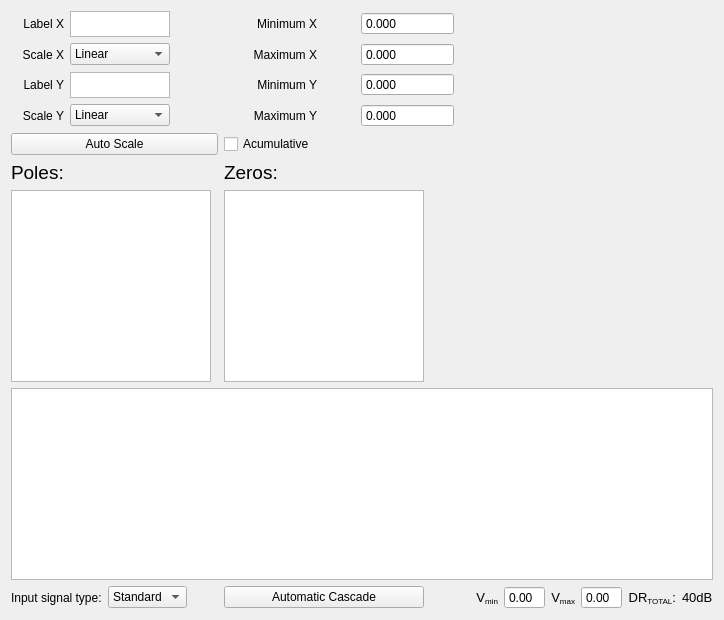
      <widget class="QWidget" name="tab_stages">
       <attribute name="title">
        <string>Stages</string>
       </attribute>
       <layout class="QGridLayout" name="gridLayout_16">
        <item row="0" column="0">
         <widget class="QLabel" name="label_78">
          <property name="text">
           <string>Label X</string>
          </property>
          <property name="alignment">
           <set>Qt::AlignRight|Qt::AlignTrailing|Qt::AlignVCenter</set>
          </property>
         </widget>
        </item>
        <item row="0" column="1" colspan="3">
         <widget class="QTextEdit" name="label_x_stages">
          <property name="maximumSize">
           <size>
            <width>100</width>
            <height>26</height>
           </size>
          </property>
         </widget>
        </item>
        <item row="0" column="4" colspan="2">
         <widget class="QLabel" name="label_76">
          <property name="maximumSize">
           <size>
            <width>93</width>
            <height>16777215</height>
           </size>
          </property>
          <property name="text">
           <string>Minimum X</string>
          </property>
          <property name="alignment">
           <set>Qt::AlignRight|Qt::AlignTrailing|Qt::AlignVCenter</set>
          </property>
         </widget>
        </item>
        <item row="0" column="9" rowspan="7" colspan="6">
         <widget class="QStackedWidget" name="stage_plot">
          <widget class="QWidget" name="page_12"/>
          <widget class="QWidget" name="page_13"/>
         </widget>
        </item>
        <item row="0" column="6" colspan="3">
         <widget class="QDoubleSpinBox" name="min_x_stages">
          <property name="maximumSize">
           <size>
            <width>93</width>
            <height>16777215</height>
           </size>
          </property>
          <property name="buttonSymbols">
           <enum>QAbstractSpinBox::NoButtons</enum>
          </property>
          <property name="suffix">
           <string/>
          </property>
          <property name="decimals">
           <number>3</number>
          </property>
         </widget>
        </item>
        <item row="1" column="4" colspan="2">
         <widget class="QLabel" name="label_72">
          <property name="maximumSize">
           <size>
            <width>93</width>
            <height>16777215</height>
           </size>
          </property>
          <property name="text">
           <string>Maximum X</string>
          </property>
          <property name="alignment">
           <set>Qt::AlignRight|Qt::AlignTrailing|Qt::AlignVCenter</set>
          </property>
         </widget>
        </item>
        <item row="1" column="0">
         <widget class="QLabel" name="label_75">
          <property name="text">
           <string>Scale X</string>
          </property>
          <property name="alignment">
           <set>Qt::AlignRight|Qt::AlignTrailing|Qt::AlignVCenter</set>
          </property>
         </widget>
        </item>
        <item row="1" column="1" colspan="3">
         <widget class="QComboBox" name="scale_x_stages">
          <property name="maximumSize">
           <size>
            <width>100</width>
            <height>16777215</height>
           </size>
          </property>
          <item>
           <property name="text">
            <string>Linear</string>
           </property>
          </item>
          <item>
           <property name="text">
            <string>Logarithmic</string>
           </property>
          </item>
         </widget>
        </item>
        <item row="2" column="0">
         <widget class="QLabel" name="label_79">
          <property name="text">
           <string>Label Y</string>
          </property>
          <property name="alignment">
           <set>Qt::AlignRight|Qt::AlignTrailing|Qt::AlignVCenter</set>
          </property>
         </widget>
        </item>
        <item row="2" column="6" colspan="3">
         <widget class="QDoubleSpinBox" name="min_y_stages">
          <property name="maximumSize">
           <size>
            <width>93</width>
            <height>16777215</height>
           </size>
          </property>
          <property name="buttonSymbols">
           <enum>QAbstractSpinBox::NoButtons</enum>
          </property>
          <property name="suffix">
           <string/>
          </property>
          <property name="decimals">
           <number>3</number>
          </property>
         </widget>
        </item>
        <item row="1" column="6" colspan="3">
         <widget class="QDoubleSpinBox" name="max_x_stages">
          <property name="maximumSize">
           <size>
            <width>93</width>
            <height>16777215</height>
           </size>
          </property>
          <property name="buttonSymbols">
           <enum>QAbstractSpinBox::NoButtons</enum>
          </property>
          <property name="suffix">
           <string/>
          </property>
          <property name="decimals">
           <number>3</number>
          </property>
         </widget>
        </item>
        <item row="2" column="4" colspan="2">
         <widget class="QLabel" name="label_77">
          <property name="maximumSize">
           <size>
            <width>93</width>
            <height>16777215</height>
           </size>
          </property>
          <property name="text">
           <string>Minimum Y</string>
          </property>
          <property name="alignment">
           <set>Qt::AlignRight|Qt::AlignTrailing|Qt::AlignVCenter</set>
          </property>
         </widget>
        </item>
        <item row="2" column="1" colspan="3">
         <widget class="QTextEdit" name="label_y_stages">
          <property name="maximumSize">
           <size>
            <width>100</width>
            <height>26</height>
           </size>
          </property>
         </widget>
        </item>
        <item row="3" column="1" colspan="3">
         <widget class="QComboBox" name="scale_y_stages">
          <property name="maximumSize">
           <size>
            <width>100</width>
            <height>16777215</height>
           </size>
          </property>
          <item>
           <property name="text">
            <string>Linear</string>
           </property>
          </item>
          <item>
           <property name="text">
            <string>Logarithmic</string>
           </property>
          </item>
         </widget>
        </item>
        <item row="3" column="4" colspan="2">
         <widget class="QLabel" name="label_74">
          <property name="maximumSize">
           <size>
            <width>93</width>
            <height>16777215</height>
           </size>
          </property>
          <property name="text">
           <string>Maximum Y</string>
          </property>
          <property name="alignment">
           <set>Qt::AlignRight|Qt::AlignTrailing|Qt::AlignVCenter</set>
          </property>
         </widget>
        </item>
        <item row="3" column="0">
         <widget class="QLabel" name="label_73">
          <property name="text">
           <string>Scale Y</string>
          </property>
          <property name="alignment">
           <set>Qt::AlignRight|Qt::AlignTrailing|Qt::AlignVCenter</set>
          </property>
         </widget>
        </item>
        <item row="3" column="6" colspan="3">
         <widget class="QDoubleSpinBox" name="max_y_stages">
          <property name="maximumSize">
           <size>
            <width>93</width>
            <height>16777215</height>
           </size>
          </property>
          <property name="buttonSymbols">
           <enum>QAbstractSpinBox::NoButtons</enum>
          </property>
          <property name="suffix">
           <string/>
          </property>
          <property name="decimals">
           <number>3</number>
          </property>
         </widget>
        </item>
        <item row="4" column="0" colspan="4">
         <widget class="QPushButton" name="auto_scale_stages">
          <property name="text">
           <string>Auto Scale</string>
          </property>
         </widget>
        </item>
        <item row="4" column="4" colspan="2">
         <widget class="QCheckBox" name="accumulative_plot">
          <property name="text">
           <string>Acumulative</string>
          </property>
         </widget>
        </item>
        <item row="5" column="0">
         <widget class="QLabel" name="label_70">
          <property name="text">
           <string>&lt;html&gt;&lt;head/&gt;&lt;body&gt;&lt;p&gt;&lt;span style=&quot; font-size:14pt;&quot;&gt;Poles:&lt;/span&gt;&lt;/p&gt;&lt;/body&gt;&lt;/html&gt;</string>
          </property>
         </widget>
        </item>
        <item row="6" column="0" colspan="4">
         <widget class="QListView" name="poles_list">
          <property name="maximumSize">
           <size>
            <width>200</width>
            <height>16777215</height>
           </size>
          </property>
         </widget>
        </item>
        <item row="5" column="4">
         <widget class="QLabel" name="label_71">
          <property name="text">
           <string>&lt;html&gt;&lt;head/&gt;&lt;body&gt;&lt;p&gt;&lt;span style=&quot; font-size:14pt;&quot;&gt;Zeros:&lt;/span&gt;&lt;/p&gt;&lt;/body&gt;&lt;/html&gt;</string>
          </property>
         </widget>
        </item>
        <item row="8" column="0" colspan="2">
         <widget class="QLabel" name="label_83">
          <property name="text">
           <string>Input signal type:</string>
          </property>
         </widget>
        </item>
        <item row="6" column="4" colspan="3">
         <widget class="QListView" name="zeros_list">
          <property name="maximumSize">
           <size>
            <width>200</width>
            <height>16777215</height>
           </size>
          </property>
         </widget>
        </item>
        <item row="7" column="0" colspan="15">
         <widget class="QColumnView" name="stages_list">
          <property name="dragEnabled">
           <bool>true</bool>
          </property>
          <property name="dragDropOverwriteMode">
           <bool>true</bool>
          </property>
          <property name="dragDropMode">
           <enum>QAbstractItemView::InternalMove</enum>
          </property>
         </widget>
        </item>
        <item row="8" column="8" colspan="2">
         <widget class="QLabel" name="label_80">
          <property name="maximumSize">
           <size>
            <width>93</width>
            <height>16777215</height>
           </size>
          </property>
          <property name="text">
           <string>&lt;html&gt;&lt;head/&gt;&lt;body&gt;&lt;p align=&quot;right&quot;&gt;&lt;span style=&quot; font-size:10pt;&quot;&gt;V&lt;/span&gt;&lt;span style=&quot; font-size:10pt; vertical-align:sub;&quot;&gt;min&lt;/span&gt;&lt;/p&gt;&lt;/body&gt;&lt;/html&gt;</string>
          </property>
          <property name="alignment">
           <set>Qt::AlignRight|Qt::AlignTrailing|Qt::AlignVCenter</set>
          </property>
         </widget>
        </item>
        <item row="8" column="10">
         <widget class="QDoubleSpinBox" name="min_x_stages_3">
          <property name="maximumSize">
           <size>
            <width>93</width>
            <height>16777215</height>
           </size>
          </property>
          <property name="buttonSymbols">
           <enum>QAbstractSpinBox::NoButtons</enum>
          </property>
          <property name="suffix">
           <string/>
          </property>
          <property name="decimals">
           <number>2</number>
          </property>
         </widget>
        </item>
        <item row="8" column="12">
         <widget class="QDoubleSpinBox" name="max_x_stages_3">
          <property name="maximumSize">
           <size>
            <width>93</width>
            <height>16777215</height>
           </size>
          </property>
          <property name="buttonSymbols">
           <enum>QAbstractSpinBox::NoButtons</enum>
          </property>
          <property name="suffix">
           <string/>
          </property>
          <property name="decimals">
           <number>2</number>
          </property>
         </widget>
        </item>
        <item row="8" column="11">
         <widget class="QLabel" name="label_82">
          <property name="maximumSize">
           <size>
            <width>93</width>
            <height>16777215</height>
           </size>
          </property>
          <property name="text">
           <string>&lt;html&gt;&lt;head/&gt;&lt;body&gt;&lt;p align=&quot;right&quot;&gt;&lt;span style=&quot; font-size:10pt;&quot;&gt;V&lt;/span&gt;&lt;span style=&quot; font-size:10pt; vertical-align:sub;&quot;&gt;max&lt;/span&gt;&lt;/p&gt;&lt;/body&gt;&lt;/html&gt;</string>
          </property>
          <property name="alignment">
           <set>Qt::AlignRight|Qt::AlignTrailing|Qt::AlignVCenter</set>
          </property>
         </widget>
        </item>
        <item row="8" column="13">
         <widget class="QLabel" name="label_81">
          <property name="text">
           <string>&lt;html&gt;&lt;head/&gt;&lt;body&gt;&lt;p align=&quot;right&quot;&gt;&lt;span style=&quot; font-size:10pt;&quot;&gt;DR&lt;/span&gt;&lt;span style=&quot; font-size:10pt; vertical-align:sub;&quot;&gt;TOTAL&lt;/span&gt;&lt;span style=&quot; font-size:10pt;&quot;&gt;:&lt;/span&gt;&lt;/p&gt;&lt;/body&gt;&lt;/html&gt;</string>
          </property>
         </widget>
        </item>
        <item row="8" column="14">
         <widget class="QLabel" name="order_2">
          <property name="text">
           <string>&lt;html&gt;&lt;head/&gt;&lt;body&gt;&lt;p&gt;&lt;span style=&quot; font-size:10pt;&quot;&gt;40dB&lt;/span&gt;&lt;/p&gt;&lt;/body&gt;&lt;/html&gt;</string>
          </property>
         </widget>
        </item>
        <item row="8" column="7">
         <spacer name="horizontalSpacer">
          <property name="orientation">
           <enum>Qt::Horizontal</enum>
          </property>
          <property name="sizeHint" stdset="0">
           <size>
            <width>40</width>
            <height>20</height>
           </size>
          </property>
         </spacer>
        </item>
        <item row="8" column="2">
         <widget class="QComboBox" name="comboBox">
          <item>
           <property name="text">
            <string>Standard</string>
           </property>
          </item>
          <item>
           <property name="text">
            <string>High</string>
           </property>
          </item>
          <item>
           <property name="text">
            <string>Low</string>
           </property>
          </item>
         </widget>
        </item>
        <item row="8" column="4" colspan="3">
         <widget class="QPushButton" name="automatic_cascade">
          <property name="text">
           <string>Automatic Cascade</string>
          </property>
         </widget>
        </item>
       </layout>
      </widget>
